Frame 1 (no input): blank canvas, image omitted
Frame 60 (the mouse pressed at the canvas centre just before this capture): blank canvas, image omitted
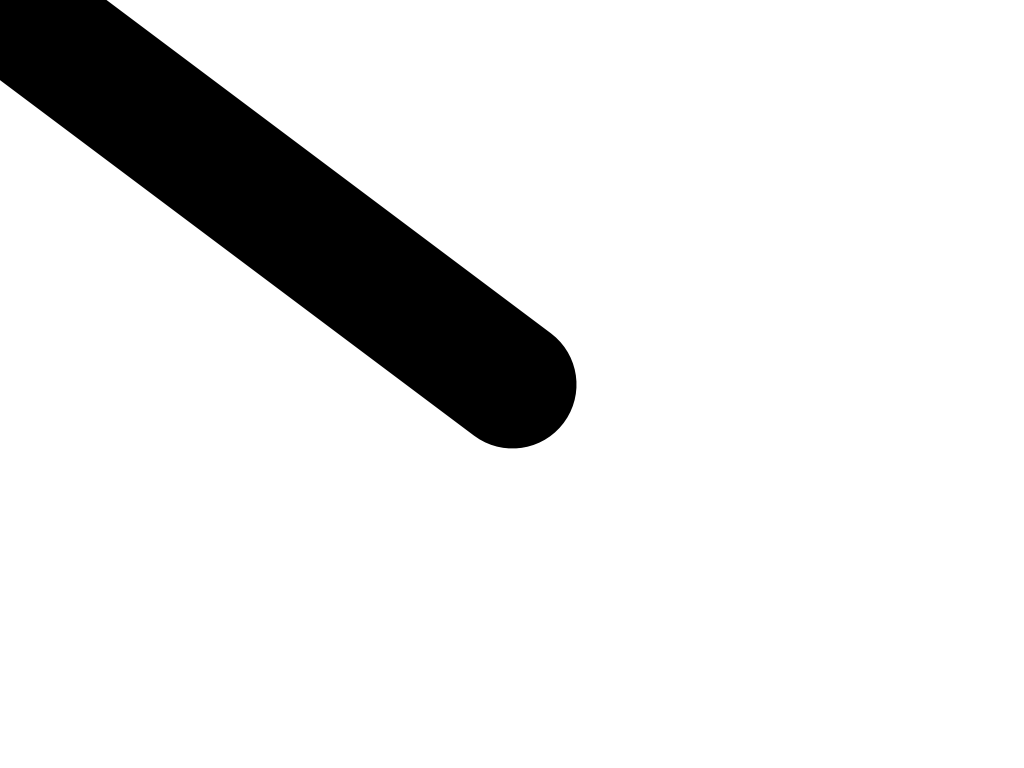
Frame 120 (the mouse held since frame 60 and released just before this capture)

The Processing sketch whose frames 1 and 60 were blank and that drew this single picture after the mouse press (run headless with seeded random() and noise(); from frame 60 on, the mouse is pressed at the canvas centre):

// Processing sketch: processing_27226
// ── processing_27226.pde

void setup() {
  size(1024, 768);
  smooth();
  background(255);
}

void draw() {  
  noFill();
  stroke(0);
  // stroke(random(255), random(255), random(255));
  if(mousePressed) { //nur malen, wenn die maustatste gedrückt ist
    strokeWeight( dist(mouseX, mouseY, pmouseX, pmouseY)/5 ); //die distanz zwischen der aktuellen und der letzen mausposition
    line(mouseX, mouseY, pmouseX, pmouseY);
  }
}
